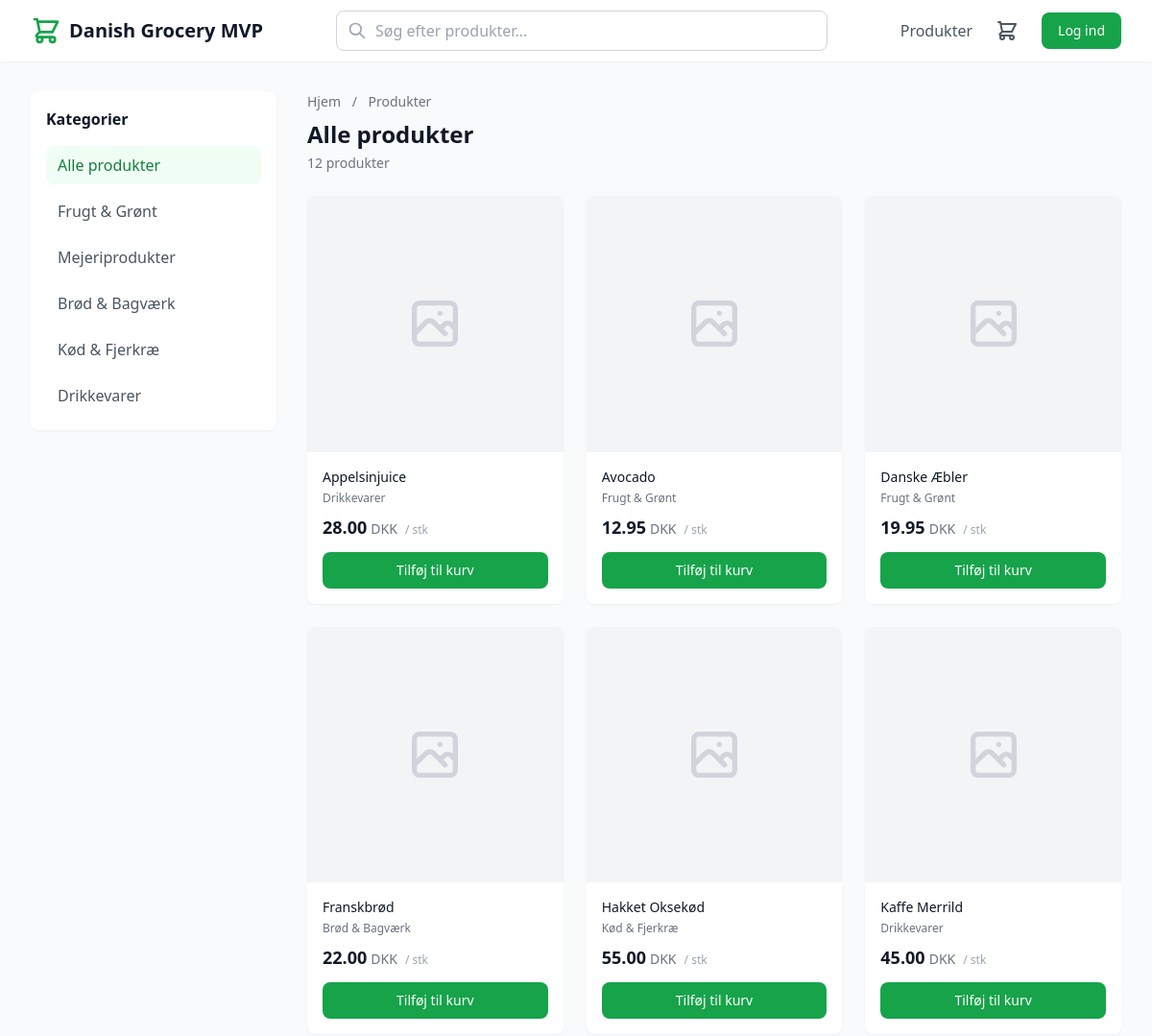
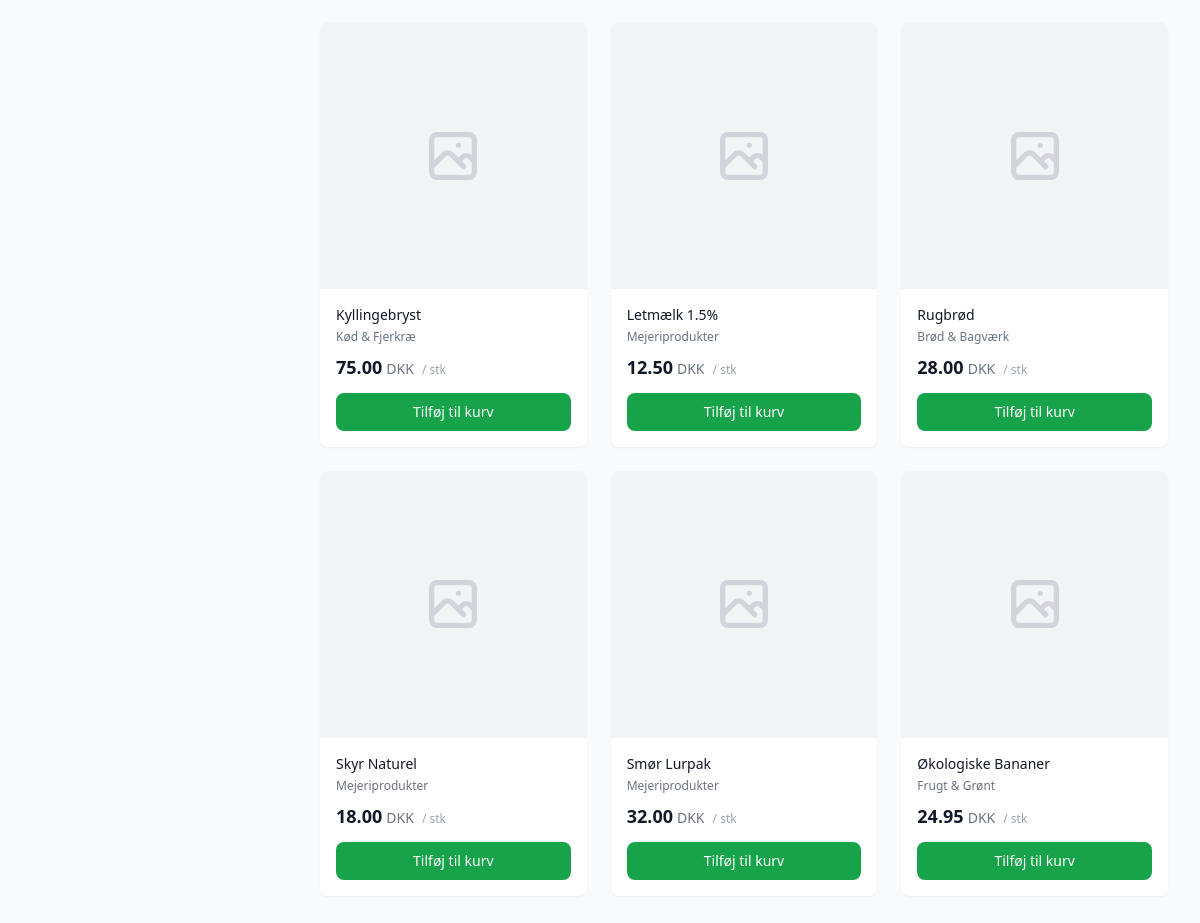
Page /products on the committed database (2 pictures, top to bottom).
### app/models/product.py (models this page shows, shortened)
class Category(Base, TimestampMixin):
    __tablename__ = "categories"
    id: Mapped[uuid.UUID] = mapped_column(
        GUID(),
        primary_key=True,
        default=uuid.uuid4,
    )
    name: Mapped[str] = mapped_column(String(100), nullable=False)
    slug: Mapped[str] = mapped_column(String(100), unique=True, nullable=False, index=True)
    description: Mapped[Optional[str]] = mapped_column(Text, nullable=True)
    image_url: Mapped[Optional[str]] = mapped_column(String(500), nullable=True)
    parent_id: Mapped[Optional[uuid.UUID]] = mapped_column(
        GUID(),
        ForeignKey("categories.id"),
        nullable=True,
    )
    sort_order: Mapped[int] = mapped_column(Integer, default=0)
    is_active: Mapped[bool] = mapped_column(Boolean, default=True)
    parent: Mapped[Optional["Category"]] = relationship(
        "Category",
        remote_side="Category.id",
        back_populates="children",
    )
    children: Mapped[list["Category"]] = relationship(
        "Category",
        back_populates="parent",
        lazy="selectin",
    )
    products: Mapped[list["Product"]] = relationship(
        "Product",
        back_populates="category",
        lazy="selectin",
    )

class Product(Base, TimestampMixin):
    __tablename__ = "products"
    id: Mapped[uuid.UUID] = mapped_column(
        GUID(),
        primary_key=True,
        default=uuid.uuid4,
    )
    name: Mapped[str] = mapped_column(String(200), nullable=False, index=True)
    slug: Mapped[str] = mapped_column(String(200), unique=True, nullable=False, index=True)
    description: Mapped[Optional[str]] = mapped_column(Text, nullable=True)
    price: Mapped[Decimal] = mapped_column(Numeric(10, 2), nullable=False)
    unit: Mapped[str] = mapped_column(String(20), default="stk")
    image_url: Mapped[Optional[str]] = mapped_column(String(500), nullable=True)
    category_id: Mapped[Optional[uuid.UUID]] = mapped_column(
        GUID(),
        ForeignKey("categories.id"),
        nullable=True,
    )
    stock_quantity: Mapped[int] = mapped_column(Integer, default=0)
    is_active: Mapped[bool] = mapped_column(Boolean, default=True)
    is_featured: Mapped[bool] = mapped_column(Boolean, default=False)
    category: Mapped[Optional["Category"]] = relationship(
        "Category",
        back_populates="products",
    )
    order_items: Mapped[list["OrderItem"]] = relationship(
        "OrderItem",
        back_populates="product",
    )

### app/pages.py (the view)
@router.get("/products", response_class=HTMLResponse)
async def products_list(
    request: Request,
    db: DbSession,
    user: CurrentUserOptional,
    page: int = 1,
    category: Optional[str] = None,
    q: Optional[str] = None,
):
    product_service = ProductService(db)
    products, total = await product_service.list_products(
        page=page,
        limit=20,
        category_slug=category,
        search=q,
    )
    categories = await product_service.list_categories()
    current_category = None
    if category:
        current_category = await product_service.get_category_by_slug(category)
    context = get_base_context(request, user)
    context.update({
        "products": products,
        "total": total,
        "page": page,
        "pages": product_service.calculate_pages(total, 20),
        "categories": categories,
        "current_category": current_category,
        "search_query": q,
    })
    return templates.TemplateResponse("products/list.html", context)

### app/templates/products/list.html (shortened to what this page needs)
{% extends "base.html" %}
{% block content %}
<div class="max-w-7xl mx-auto px-4 sm:px-6 lg:px-8 py-8">
    <div class="flex flex-col lg:flex-row gap-8">
        <aside class="lg:w-64 flex-shrink-0">
            <div class="bg-white rounded-lg shadow-sm p-4 sticky top-24">
                <h3 class="font-semibold text-gray-900 mb-4">Kategorier</h3>
                <ul class="space-y-2">
                    <li>
                        <a href="/products"
                           class="block px-3 py-2 rounded-lg {% if not current_category %}bg-primary-50 text-primary-700 font-medium{% else %}text-gray-600 hover:bg-gray-50{% endif %}">
                            Alle produkter
                        </a>
                    </li>
                    {% for category in categories %}
                    <li>
                        <a href="/products?category={{ category.slug }}"
                           class="block px-3 py-2 rounded-lg {% if current_category and current_category.slug == category.slug %}bg-primary-50 text-primary-700 font-medium{% else %}text-gray-600 hover:bg-gray-50{% endif %}">
                            {{ category.name }}
                        </a>
                    </li>
                    {% endfor %}
                </ul>
            </div>
        </aside>
        <main class="flex-1">
            <div class="mb-6">
                <nav class="text-sm text-gray-500 mb-2">
                    <a href="/" class="hover:text-primary-600">Hjem</a>
                    <span class="mx-2">/</span>
                    <a href="/products" class="hover:text-primary-600">Produkter</a>
                </nav>
                <div class="flex items-center justify-between">
                    <div>
                        <h1 class="text-2xl font-bold text-gray-900">
                            {% if current_category %}
                            {{ current_category.name }}
                            {% elif search_query %}
                            Søgeresultater for "{{ search_query }}"
                            {% else %}
                            Alle produkter
                            {% endif %}
                        </h1>
                        <p class="text-sm text-gray-500 mt-1">{{ total }} produkt{{ 'er' if total != 1 else '' }}</p>
                    </div>
                </div>
            </div>
            {% if products %}
            <div class="grid grid-cols-2 md:grid-cols-3 xl:grid-cols-4 gap-4 md:gap-6">
                {% for product in products %}
                {% include "components/product_card.html" %}
                {% endfor %}
            </div>
            {% endif %}
        </main>
    </div>
</div>
{% endblock %}

### app/templates/components/product_card.html (shortened to what this page needs)
<div class="bg-white rounded-lg shadow-sm overflow-hidden hover:shadow-md transition-shadow duration-200 group">
    <a href="/products/{{ product.slug }}" class="block aspect-square bg-gray-100 overflow-hidden">
        {% if product.image_url %}
        <img src="{{ product.image_url }}"
             alt="{{ product.name }}"
             class="w-full h-full object-cover group-hover:scale-105 transition-transform duration-200">
        {% else %}
        <div class="w-full h-full flex items-center justify-center">
        </div>
        {% endif %}
    </a>
    <div class="p-4">
        <a href="/products/{{ product.slug }}" class="block">
            <h3 class="text-sm font-medium text-gray-900 line-clamp-2 hover:text-primary-600">
                {{ product.name }}
            </h3>
        </a>
        {% if product.category %}
        <p class="mt-1 text-xs text-gray-500">{{ product.category.name }}</p>
        {% endif %}
        <div class="mt-2 flex items-baseline">
            <span class="text-lg font-bold text-gray-900">{{ "%.2f"|format(product.price) }}</span>
            <span class="ml-1 text-sm text-gray-500">{{ currency }}</span>
            <span class="ml-2 text-xs text-gray-400">/ {{ product.unit }}</span>
        </div>
        <button x-data="{ loading: false }"
                @click="
                    loading = true;
                    $store.cart.add('{{ product.id }}', 1, {
                        name: '{{ product.name | e }}',
                        slug: '{{ product.slug }}',
                        price: {{ product.price }},
                        unit: '{{ product.unit }}',
                        image_url: '{{ product.image_url or '' }}'
                    }).finally(() => loading = false)
                "
                :disabled="loading"
                class="mt-3 w-full flex items-center justify-center px-4 py-2 border border-transparent rounded-lg text-sm font-medium text-white bg-primary-600 hover:bg-primary-700 disabled:opacity-50 disabled:cursor-not-allowed transition-colors duration-200">
            <span x-show="!loading">Tilføj til kurv</span>
        </button>
    </div>
</div>

### rows in the picture
Category: name "Frugt & Grønt"
Category: name "Mejeriprodukter"
Category: name "Brød & Bagværk"
Category: name "Kød & Fjerkræ"
Category: name "Drikkevarer"
Product: name "Appelsinjuice", category.name "Drikkevarer", price "28.00", currency "DKK", unit "stk"
Product: name "Avocado", category.name "Frugt & Grønt", price "12.95", currency "DKK", unit "stk"
Product: name "Danske Æbler", category.name "Frugt & Grønt", price "19.95", currency "DKK", unit "stk"
Product: name "Franskbrød", category.name "Brød & Bagværk", price "22.00", currency "DKK", unit "stk"
Product: name "Hakket Oksekød", category.name "Kød & Fjerkræ", price "55.00", currency "DKK", unit "stk"
Product: name "Kaffe Merrild", category.name "Drikkevarer", price "45.00", currency "DKK", unit "stk"
Product: name "Kyllingebryst", category.name "Kød & Fjerkræ", price "75.00", currency "DKK", unit "stk"
Product: name "Letmælk 1.5%", category.name "Mejeriprodukter", price "12.50", currency "DKK", unit "stk"
Product: name "Rugbrød", category.name "Brød & Bagværk", price "28.00", currency "DKK", unit "stk"
Product: name "Skyr Naturel", category.name "Mejeriprodukter", price "18.00", currency "DKK", unit "stk"
Product: name "Smør Lurpak", category.name "Mejeriprodukter", price "32.00", currency "DKK", unit "stk"
Product: name "Økologiske Bananer", category.name "Frugt & Grønt", price "24.95", currency "DKK", unit "stk"

### other values in the picture
{{ app_name }} "Danish Grocery MVP"
{{ total }} "12"
{{ 'er' if total != 1 else '' }} "er"
